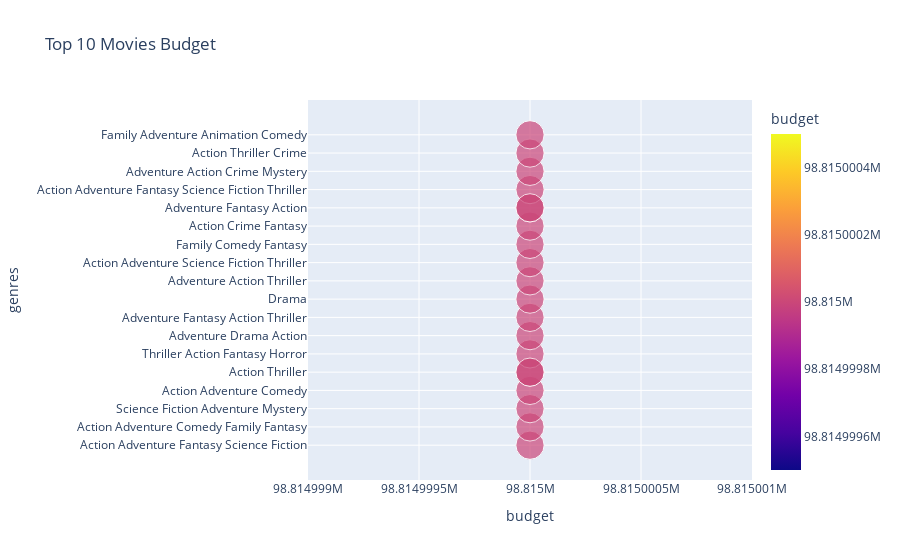

The notebook cell saved with this chart:
### Code cell
p=px.scatter(data_frame=Top_10_Movie_Budget,x="budget",y="genres",color="budget",size="budget",title="Top 10 Movies Budget")
p.show()

### Figure 1 — Plotly figure (JSON) as saved in the notebook; plotly's stock layout.template omitted (floating-point values rounded to 4 significant figures)
{"data": [{"hovertemplate": "budget=%{marker.color}<br>genres=%{y}<extra></extra>", "legendgroup": "", "marker": {"color": [98815000, 98815000, 98815000, 98815000, 98815000, 98815000, 98815000, 98815000, 98815000, 98815000, 98815000, 98815000, 98815000, 98815000, 98815000, 98815000, 98815000, 98815000, 98815000, 98815000], "coloraxis": "coloraxis", "size": [98815000, 98815000, 98815000, 98815000, 98815000, 98815000, 98815000, 98815000, 98815000, 98815000, 98815000, 98815000, 98815000, 98815000, 98815000, 98815000, 98815000, 98815000, 98815000, 98815000], "sizemode": "area", "sizeref": 247000.0, "symbol": "circle"}, "mode": "markers", "name": "", "orientation": "h", "showlegend": false, "type": "scatter", "x": [98815000, 98815000, 98815000, 98815000, 98815000, 98815000, 98815000, 98815000, 98815000, 98815000, 98815000, 98815000, 98815000, 98815000, 98815000, 98815000, 98815000, 98815000, 98815000, 98815000], "xaxis": "x", "y": ["Action Adventure Fantasy Science Fiction", "Action Adventure Comedy Family Fantasy", "Science Fiction Adventure Mystery", "Action Adventure Comedy", "Action Thriller", "Thriller Action Fantasy Horror", "Adventure Drama Action", "Adventure Fantasy Action Thriller", "Drama", "Adventure Action Thriller", "Action Adventure Science Fiction Thriller", "Family Comedy Fantasy", "Action Crime Fantasy", "Action Thriller", "Adventure Fantasy Action", "Action Adventure Fantasy Science Fiction Thriller", "Adventure Fantasy Action", "Adventure Action Crime Mystery", "Action Thriller Crime", "Family Adventure Animation Comedy"], "yaxis": "y"}], "layout": {"coloraxis": {"colorbar": {"title": {"text": "budget"}}, "colorscale": [[0, "#0d0887"], [0.1111, "#46039f"], [0.2222, "#7201a8"], [0.3333, "#9c179e"], [0.4444, "#bd3786"], [0.5556, "#d8576b"], [0.6667, "#ed7953"], [0.7778, "#fb9f3a"], [0.8889, "#fdca26"], [1, "#f0f921"]]}, "legend": {"itemsizing": "constant", "tracegroupgap": 0}, "title": {"text": "Top 10 Movies Budget"}, "xaxis": {"anchor": "y", "domain": [0, 1], "title": {"text": "budget"}}, "yaxis": {"anchor": "x", "domain": [0, 1], "title": {"text": "genres"}}}}
